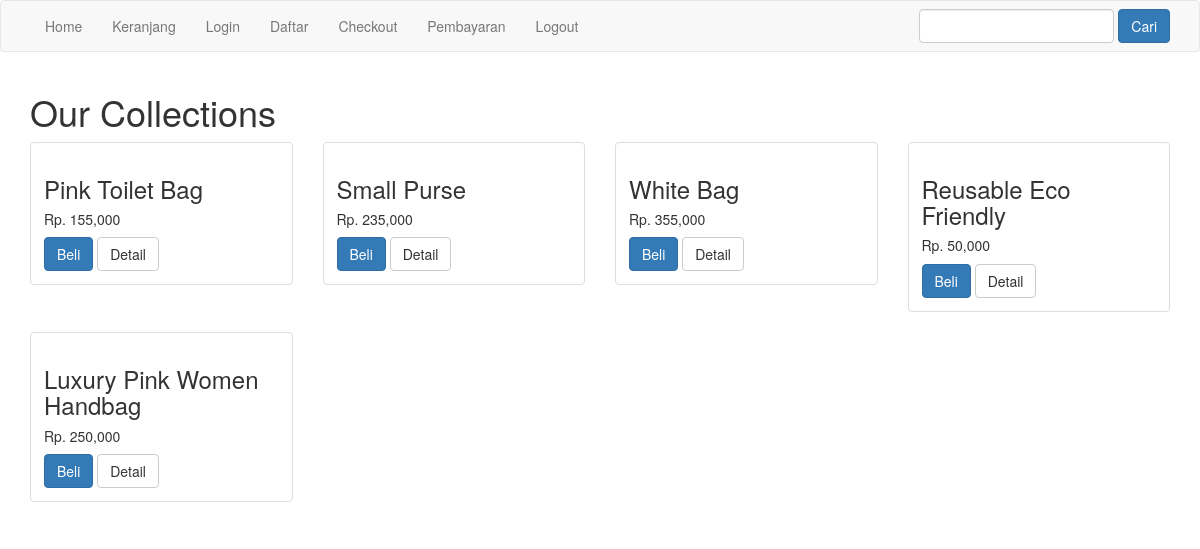
The page / on the database its author committed.
### tables this page shows
CREATE TABLE `produk` (
  `id_produk` int(11) NOT NULL,
  `id_kategori` int(11) NOT NULL,
  `nama_produk` varchar(100) NOT NULL,
  `harga_produk` int(11) NOT NULL,
  `berat_produk` int(11) NOT NULL,
  `foto_produk` varchar(100) NOT NULL,
  `deskripsi_produk` text NOT NULL,
  `stok_produk` int(5) NOT NULL
);

### index.php (the view, shortened to what this page needs)
<?php
include 'koneksi.php';
?>
<!DOCTYPE html>
<html>
<head>
        <link rel="stylesheet" href="admin/assets/css/bootstrap.css">
</head>
<body>
<?php include 'menu.php'; ?>
<section class="konten">
    <div class="container">
        <h1>Our Collections</h1>
        <div class="row">
        <?php $ambil = $koneksi->query("SELECT * FROM produk "); ?>
        <?php while($perproduk = $ambil->fetch_assoc()){ ?>
        <div class="col-md-3">
             <div class="thumbnail">
             <div class="caption">
                <h3><?php echo $perproduk['nama_produk']; ?></h3>
                <h5>Rp. <?php echo number_format ($perproduk['harga_produk']); ?></h5>
                <a href="beli.php?id=<?php echo $perproduk['id_produk']; ?>" class="btn btn-primary">Beli</a>
                <a href="detail.php?id=<?php echo $perproduk["id_produk"]; ?>" class ="btn btn-default">Detail</a>
            </div>
        </div>
    </div>
    <?php } ?>
</div>
</div>
</body>
</html>

### rows shown on the page
produk: nama_produk "Pink Toilet Bag", harga_produk "155,000"
produk: nama_produk "Small Purse", harga_produk "235,000"
produk: nama_produk "White Bag", harga_produk "355,000"
produk: nama_produk "Reusable Eco Friendly", harga_produk "50,000"
produk: nama_produk "Luxury Pink Women Handbag", harga_produk "250,000"
